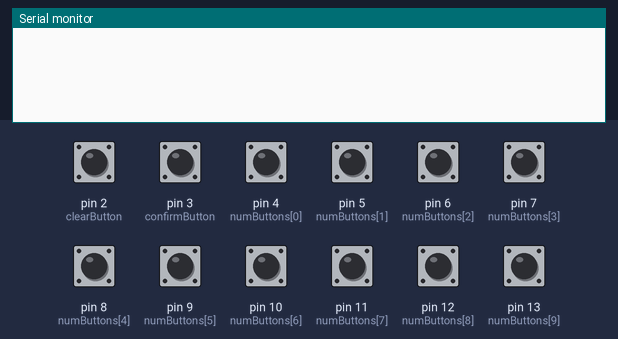
The sketch below on a simulated Arduino Uno, built with avr-gcc and run on an emulated ATmega328P. Shown: the last lines printed to the serial monitor. The test bench sets the inputs (shaded band); at power-on: pin 2 (clearButton), pin 3 (confirmButton), pin 4 (numButtons[0]), pin 5 (numButtons[1]), pin 6 (numButtons[2]), pin 7 (numButtons[3]), pin 8 (numButtons[4]), pin 9 (numButtons[5]), pin 10 (numButtons[6]), pin 11 (numButtons[7]), pin 12 (numButtons[8]), pin 13 (numButtons[9]) HIGH.

Above: at 1.2 s.
1.3 s: pin 2 (clearButton) pulled LOW for 0.15 s
At 2.6 s:
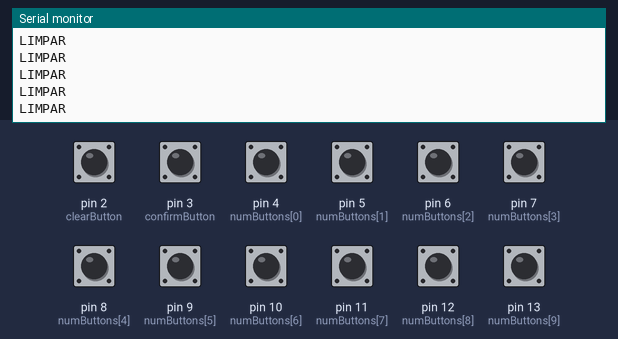
2.9 s: pin 3 (confirmButton) pulled LOW for 0.15 s
At 4.2 s:
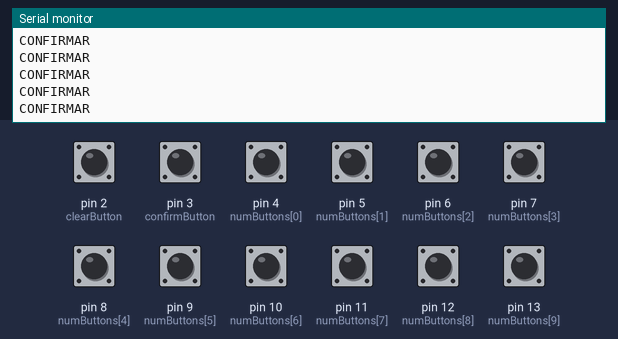
4.5 s: pin 4 (numButtons[0]) pulled LOW for 0.15 s
At 5.3 s:
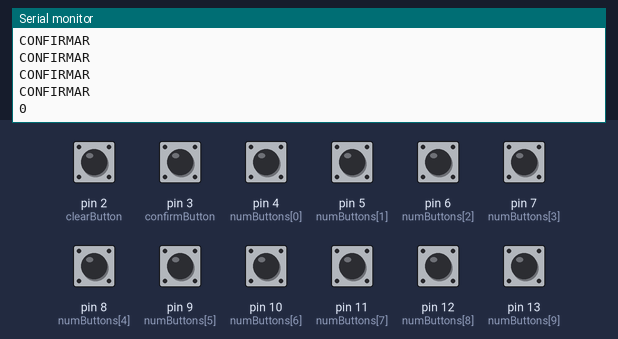
6.1 s: pin 5 (numButtons[1]) pulled LOW for 0.15 s
At 6.7 s:
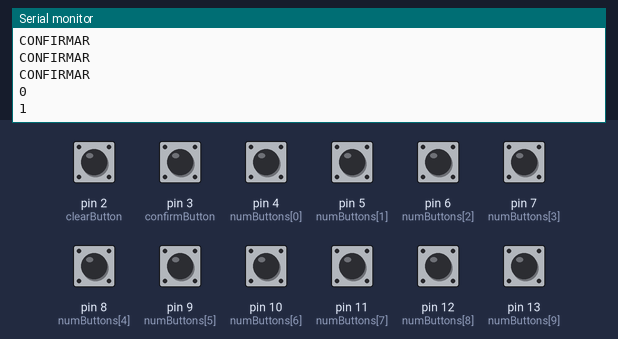
7.7 s: pin 6 (numButtons[2]) pulled LOW for 0.15 s
At 9.0 s:
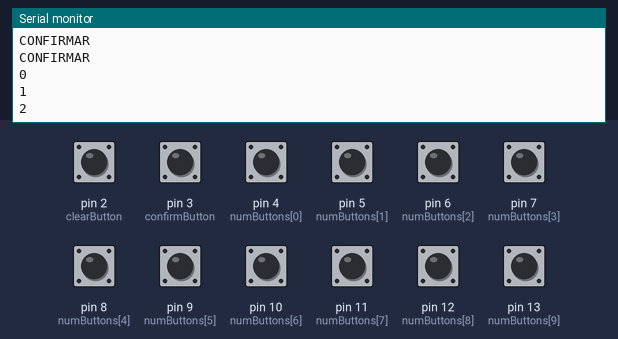
9.3 s: pin 7 (numButtons[3]) pulled LOW for 0.15 s
At 10.4 s:
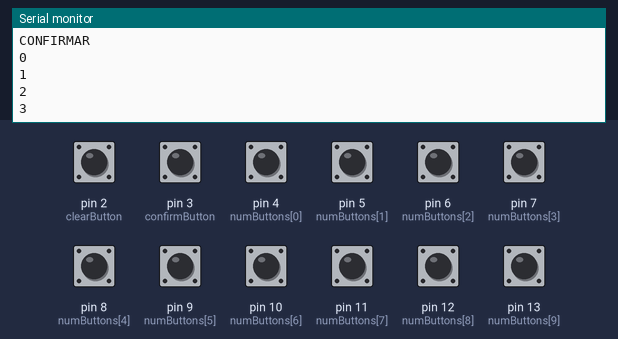
Timing chart, 0 to 11.9 s (numbered marks = the images above; inputs shaded):
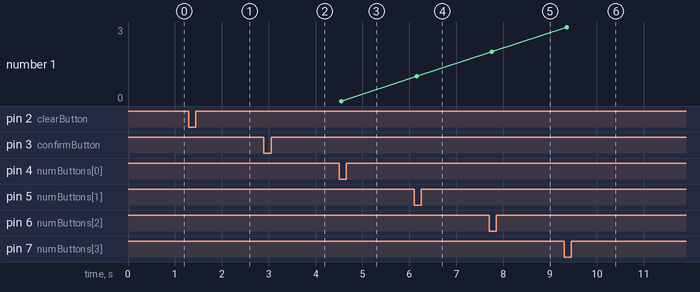

Measured:
- after the input at 1.3 s, the serial monitor: prints a new line after 0.06 s (image 1)
- after the input at 2.9 s, the serial monitor: prints a new line after 0.06 s (image 2)
- after the input at 4.5 s, the serial monitor: prints a new line after 0.05 s (image 3)
- after the input at 6.1 s, the serial monitor: prints a new line after 0.05 s (image 4)
- after the input at 7.7 s, the serial monitor: prints a new line after 0.06 s (image 5)
- after the input at 9.3 s, the serial monitor: prints a new line after 0.06 s (image 6)
- plotted number 1: 0 → 1 after the input at 6.1 s, 1 → 2 after the input at 7.7 s, 2 → 3 after the input at 9.3 s

The sketch:

sketch.ino
```cpp
const int numButtons[10] = {4, 5, 6, 7, 8, 9, 10, 11, 12, 13};
const int clearButton = 2;
const int confirmButton = 3;

unsigned long lastDebounceTime[10];
unsigned long lastDebounceTimeControl[3];
unsigned long debounceDelay = 50;
bool lastButtonState[10];
bool buttonState[10];

void setup() {
  Serial.begin(9600);

  for (int i = 0; i < 10; i++) {
    pinMode(numButtons[i], INPUT_PULLUP);
    lastButtonState[i] = HIGH;
    lastDebounceTime[i] = 0;
  }

  pinMode(clearButton, INPUT_PULLUP);
  pinMode(confirmButton, INPUT_PULLUP);
}

void loop() {
  for (int i = 0; i < 10; i++) {
    debounceButton(i);
  }

  debounceControlButton(clearButton, "Botão Limpar pressionado", 1);
  debounceControlButton(confirmButton, "Botão Confirmar pressionado", 2);

  delay(10);
}

void debounceButton(int index) {
  int reading = digitalRead(numButtons[index]);

  if (reading != lastButtonState[index]) {
    lastDebounceTime[index] = millis();
  }

  if ((millis() - lastDebounceTime[index]) > debounceDelay) {
    if (reading != buttonState[index]) {
      buttonState[index] = reading;
      if (buttonState[index] == LOW) {
        Serial.println(index);
      }
    }
  }

  lastButtonState[index] = reading;
}

void debounceControlButton(int pin, String buttonName, int controlIndex) {
  int reading = digitalRead(pin);

  static int lastControlButtonState[3] = {HIGH, HIGH, HIGH};
  static unsigned long lastDebounceTimeControl[3] = {0, 0, 0};

  if (reading != lastControlButtonState[controlIndex]) {
    lastDebounceTimeControl[controlIndex] = millis();
  }

  if ((millis() - lastDebounceTimeControl[controlIndex]) > debounceDelay) {
    if (reading == LOW) {
      if (pin == clearButton) {
        Serial.println("LIMPAR");
      } else if (pin == confirmButton) {
        Serial.println("CONFIRMAR");
      }
    }
  }

  lastControlButtonState[controlIndex] = reading;
}
```
